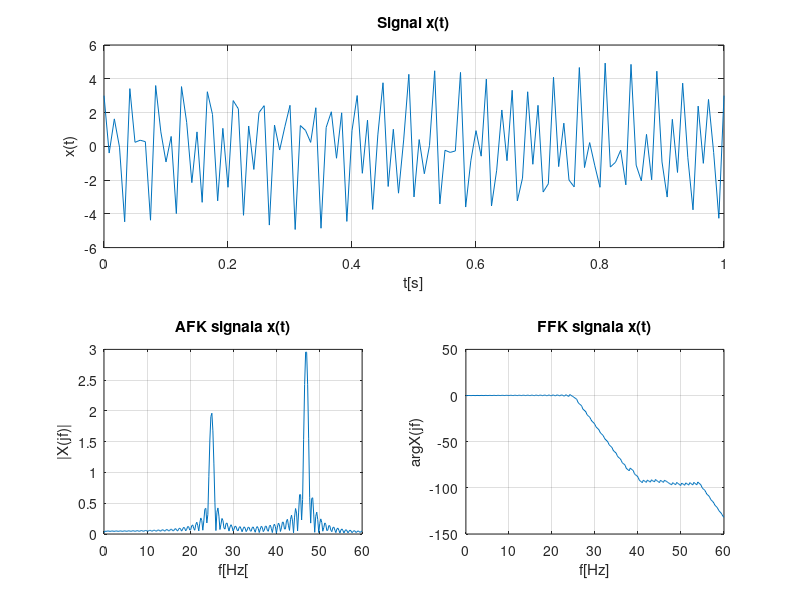
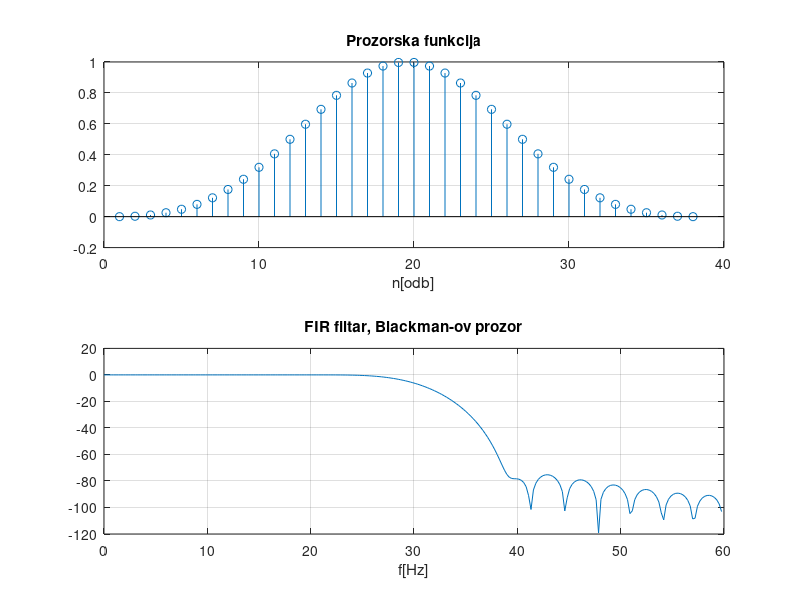
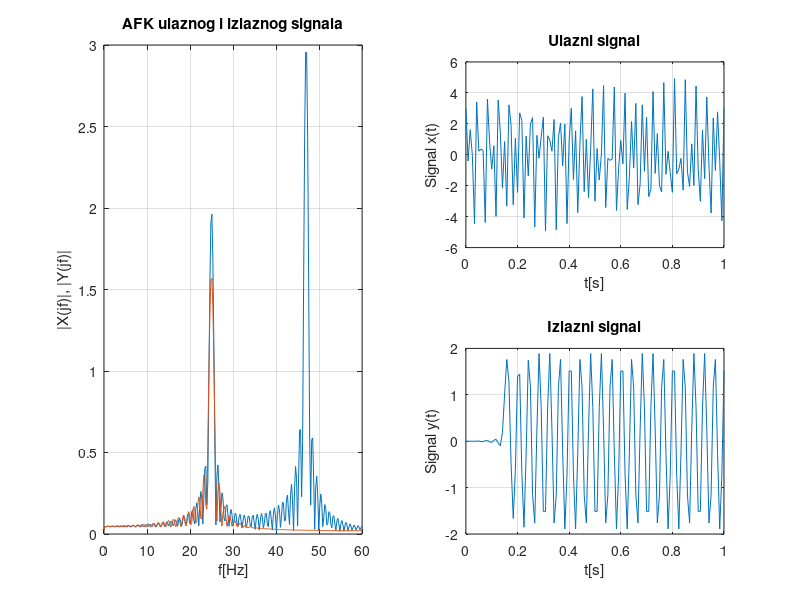

Recreate these plots in MATLAB, in order.
clear all; close all; clc;

Fs = 120;
t = 0:1/Fs:1;
x = 2*sin(2*pi*25*t) + 3*cos(2*pi*47*t);
N = 4*2^nextpow2(length(x));
f1 = 0:Fs/N:Fs/2;
X = fft(x,N)/length(x);
X1 = abs(X(1:N/2+1));
X1(2:N/2+1) = 2*X1(2:N/2+1);
Xphase = unwrap(angle(X(1:N/2+1)));

figure(1)
  subplot(2,2,1:2)
    plot(t,x);
    xlabel('t[s]'); ylabel('x(t)'); title('Signal x(t)'); grid on;
  subplot(2,2,3)
    plot(f1,X1);
    xlabel('f[Hz['); ylabel('|X(jf)|'); title('AFK signala x(t)'); grid on;
  subplot(2,2,4)
    plot(f1,Xphase);
    xlabel('f[Hz]'); ylabel('arg{X(jf)}'); title('FFK signala x(t)'); grid on;
    
% Kreiranje FIR filtra
n = 37;
window = blackman(n+1);
Wn = 30/(Fs/2);
a = 1;
b = fir1(n,Wn,window);
[hz,fz] = freqz(b,a,N/2+1,Fs);

figure(2)
  subplot(2,1,1)
    stem(window);
    xlabel('n[odb]'); title('Prozorska funkcija'); grid on;
  subplot(2,1,2)
    plot(fz, 20*log10(abs(hz)));
    xlabel('f[Hz]'); title('FIR filtar, Blackman-ov prozor'); grid on;
    
% Filtriranje signala
y = filter(b,a,x);
Y = fft(y,N)/length(y);
Y1 = abs(Y(1:N/2+1));
Y1(2:N/2+1) = 2*Y1(2:N/2+1);

figure(3)
  subplot(2,2,[1,3])
    plot(f1,X1); hold on;
    plot(f1,Y1);
    xlabel('f[Hz]'); ylabel('|X(jf)|, |Y(jf)|'); title('AFK ulaznog i izlaznog signala'); grid on;
  subplot(2,2,2)
    plot(t,x);
    xlabel('t[s]'); ylabel('Signal x(t)'); title('Ulazni signal'); grid on;
  subplot(2,2,4)
    plot(t,y);
    xlabel('t[s]'); ylabel('Signal y(t)'); title('Izlazni signal'); grid on;
